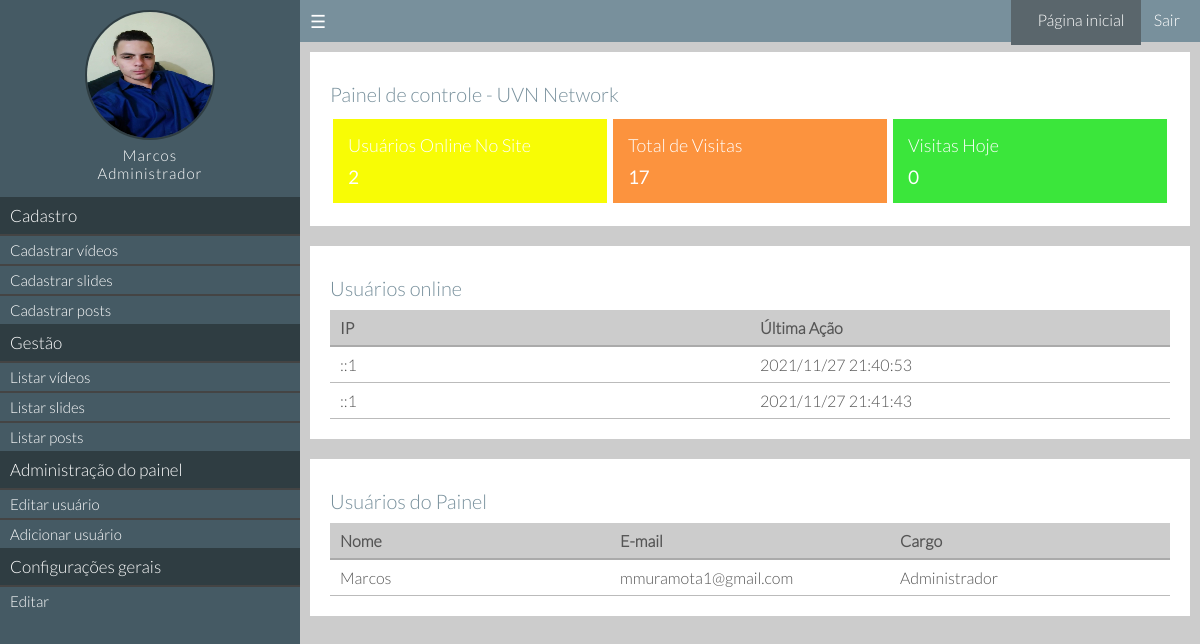
Screenshot of /painel/index.php (signed in) with the database file from the repository.
### tables this page shows
CREATE TABLE `tb_admin_online` (
  `id` int(11) NOT NULL,
  `ip` varchar(255) NOT NULL,
  `ultima_acao` datetime NOT NULL,
  `token` varchar(255) NOT NULL
);

### classes/mysql.php (called while the page is built)
<?php
    class MySql{
        private static $pdo;
        public static function conectar(){
            if(self::$pdo == null){
                try{
                    self::$pdo = new PDO('mysql:host='.HOST.';dbname='.DATABASE,USER,PASSWORD,array(PDO::MYSQL_ATTR_INIT_COMMAND =>  "SET NAMES utf8"));
                    self::$pdo->setAttribute(PDO::ATTR_ERRMODE,PDO::ERRMODE_EXCEPTION);
                }
                catch(Exception $e){
                    echo "erro ao conectar";
                }
             }
             return self::$pdo;
        }
    }
?>

### painel/pages/home.php (the view, shortened to what this page needs)
<?php $usuariosOnline = Painel::listarUsuariosOnline();
     $pegavisitasTotal = MySql::conectar()->prepare("SELECT * FROM `tb-admin_visitas`");
     $pegavisitasTotal->execute();
     $pegavisitasTotal = $pegavisitasTotal->rowCount();
     $date = date('Y-m-d');
     $pegavisitasHoje = MySql::conectar()->prepare("SELECT * FROM `tb-admin_visitas` WHERE dia = '$date'");
     $pegavisitasHoje->execute();
     $pegavisitasHoje = $pegavisitasHoje->rowCount();
     $usuariosPainel = MySql::conectar()->prepare("SELECT * FROM `tb_admin_users`");
     $usuariosPainel ->execute();
     $usuariosPainel  = $usuariosPainel ->fetchAll();
?>
        <div class="box-content  w100">
                <h2>Painel de controle -   <?php echo NOME_EMPRESA ?></h2>
                <div class="box-metricas">
                    <div class="box-metrica-single">
                        <div class="box-metrica-wraper">
                            <h2>Usuários Online No Site</h2>
                            <p><?php echo count($usuariosOnline)?></p>
                        </div>
                    </div>
                </div>
                <div class="box-metricas">
                    <div class="box-metrica-single">
                        <div class="box-metrica-wraper">
                            <h2>Total de Visitas</h2>
                             <p><?php echo $pegavisitasTotal?></p>
                        </div>
                    </div>
                </div>
                <div class="box-metricas">
                    <div class="box-metrica-single">
                        <div class="box-metrica-wraper">
                            <h2>Visitas Hoje</h2>
                             <p><?php echo $pegavisitasHoje?></p>
                        </div>
                    </div>
                </div>
        </div>
        <div class="box-content  w100 left">
        <h2>Usuários online</h2>
                <div class="table-reponsive">
                    <div class="row">
                        <div class="col">
                            <span>IP</span>
                        </div>
                        <div class="col">
                            <span>Última Ação</span>
                        </div>
                    </div>
                    <?php
                         foreach ($usuariosOnline as $key => $value) {
                   ?>
                    <div class="row">
                        <div class="col">
                            <span><?php echo $value['ip'];?></span>
                        </div>
                        <div class="col">
                            <span><?php echo date('Y/m/d H:i:s',strtotime($value['ultima_acao']));?></span>
                        </div>
                    </div>
                    <?php
                        }
                    ?>
            </div>
        </div>
        <div class="box-content  w100 left">
        <h2>Usuários do Painel</h2>
                <div class="table-reponsive">
                    <div class="row">
                        <div class="colP">
                            <span>Nome</span>
                        </div>
                        <div class="colP">
                            <span>E-mail</span>
                        </div>
                        <div class="colP">
                            <span>Cargo</span>
                        </div>
                    </div>
                    <?php
                         foreach ($usuariosPainel as $key => $value) {
                   ?>
                    <div class="row">
                        <div class="colP">
                            <span><?php echo $value['nome'];?></span>
                        </div>
                        <div class="colP">
                            <span><?php echo $value['email'];?></span>
                        </div>
                        <div class="colP">
                            <span><?php echo pegaCargo($value['cargo']);?></span>
                        </div>
                    </div>
                    <?php
                        }
                    ?>
            </div>
        </div>

### painel/index.php
<?php
include('../config.php');
if(Painel::logado() == false){
    include('entrar.php');
}else{
    include('main.php');
}
?>

### painel/main.php (shortened to what this page needs)
<!DOCTYPE html>
<html lang="en">
<head>
    <link rel="stylesheet" href="<?php echo INCLUDE_PATH_PAINEL; ?>css/style.css">
</head>
<body>
    <div class="menu">
        <div class="menu-wraper">
            <div class="box-usuario">
            <?php if($_SESSION['img'] == ''){?>
                <div class="avatar-usuario">
                </div>
            <?php }
            else{   ?>
                <div class="img-usuario">
                    <img src="<?php echo INCLUDE_PATH_PAINEL?>/uploads/<?php echo $_SESSION['img']; ?>">
                </div>
                <?php }?>
            </div>
            <div class="nome-usuario">
                <p><?php echo $_SESSION['nome'];  ?></p>
                <p><?php echo pegaCargo($_SESSION['cargo']);?></p>
            </div>
            <div class="itens-menu">
                <h2>Cadastro</h2>
                <a <?php selecionarMenu(' ')?> href="<?php echo INCLUDE_PATH_PAINEL?>cadastrar-video"><?php if(@$_GET['url'] == "cadastrar-video"){?><label>&#x0226B;</label><?php }?> Cadastrar vídeos</a>
                <a <?php selecionarMenu('cadastrar-slides')?> href="<?php echo INCLUDE_PATH_PAINEL?>cadastrar-slides"><?php if(@$_GET['url'] == "cadastrar-slides"){?><label>&#x0226B;</label><?php }?> Cadastrar slides</a>
                <a <?php selecionarMenu('cadastrar-posts')?> href="<?php echo INCLUDE_PATH_PAINEL?>cadastrar-posts"><?php if(@$_GET['url'] == "cadastrar-posts"){?><label>&#x0226B;</label><?php }?> Cadastrar posts</a>
                <h2>Gestão</h2>
                <a <?php selecionarMenu('listar-videos')?> href="<?php echo INCLUDE_PATH_PAINEL?>listar-videos"><?php if(@$_GET['url'] == "listar-videos"){?><label>&#x0226B;</label><?php }?> Listar vídeos</a>
                <a <?php selecionarMenu('listar-slides')?> href="<?php echo INCLUDE_PATH_PAINEL?>listar-slides"><?php if(@$_GET['url'] == "listar-slides"){?><label>&#x0226B;</label><?php }?> Listar slides</a>
                <a <?php selecionarMenu('listar-posts')?> href="<?php echo INCLUDE_PATH_PAINEL?>listar-posts"><?php if(@$_GET['url'] == "listar-posts"){?><label>&#x0226B;</label><?php }?> Listar posts</a>
                <h2>Administração do painel</h2>
                <a  href="<?php echo INCLUDE_PATH_PAINEL?>editar-usuario"> Editar usuário</a>
                <a  href="<?php echo INCLUDE_PATH_PAINEL?>adicionar-usuario"> Adicionar usuário</a>
                <h2>Configurações gerais</h2>
                <a <?php selecionarMenu('editar-site')?> href="<?php echo INCLUDE_PATH_PAINEL?>editar-site"><?php if(@$_GET['url'] == "editar-site"){?><label>&#x0226B;</label><?php }?> Editar</a>
            </div>
        </div>
    </div>
    <header>
        <div class="center">
            <label id="menu-btn">&#9776;</label>
            <div class="loggout">
                <a <?php if(@$_GET['url'] == ""){?>style="background-color:#5a666c;padding:16px;"<?php }?> href="<?php echo INCLUDE_PATH_PAINEL ?>"><span>Página inicial</span></a>
                <a href="<?php INCLUDE_PATH_PAINEL?>?loggout"><span>Sair</span></a>
            </div>
        </div>
    </header>
    <div class="content">
    <?php
        Painel::carregarPage();
    ?>
    </div>
</body>
</html>

### config.php (shortened to what this page needs)
<?php
	function pegaCargo($indece){
		return Painel::$cargo[$indece];
	}
	function selecionarMenu($par){
		$url = explode('/', @$_GET['url'])[0];
		if($url == $par){
			echo 'class="menu-active"';
		}
	}
	function verificaPermicao($permissao){
		if($_SESSION['cargo'] >= $permissao){
			return;
		}else{
			 echo 'style="display:none;"';
		}
	}
?>

### classes/painel.php (shortened to what this page needs)
<?php
class  Painel
{
    public static function logado(){
        if(isset($_SESSION['login'])){
            return true;
        }else{
            return false;
        }
    }
    public static function carregarPage(){
        if(isset($_GET['url'])){
            $url = explode('/',$_GET['url']);
            if(file_exists('pages/'.$url[0].'.php')){
                include('pages/'.$url[0].'.php');
            }else{
                header('Location:'.INCLUDE_PATH_PAINEL);
            }
        }else{
            include('pages/home.php');
        }
    }
    public static function listarUsuariosOnline(){
        self::limparUsuariosOnline();
        $sql = MySql::conectar()->prepare("SELECT * FROM `tb_admin_online`");
        $sql->execute();
        return $sql->fetchAll();
    }
    public static function limparUsuariosOnline(){
        $date = date('Y-m-d H:i:s');
        $sql = MySql::conectar()->prepare("DELETE FROM `tb_admin_online` WHERE ultima_acao < '$date' - INTERVAL 1 MINUTE");
        $sql->execute();
    }
}
?>

### painel/css/style.css (style rules this page uses)
* { margin: 0; padding: 0; box-sizing: border-box; font-family: "font-lato-light"; }
body,html { width: 100%; height: 100%; background-color: #ccc; }
.center { width: 100%; max-width: 1200px; margin: 0 auto; }
header { display: block; position: relative; left: 300px; padding: 10px 0; background-color: #78909c; width: calc(100% - 300px); transition: 800ms; transition-property: left,width; }
div.loggout { float: right; padding-right: 20px; }
div label { font-size: 18px; color: white; padding-left: 10px; }
div a span { font-size: 16px; color: white; margin-left: 10px; }
div a { text-decoration: none; }
div.menu { overflow-y: auto; overflow-x: hidden; background-color: #455a64; width: 300px; height: 100%; position: fixed; left: 0; top: 0; padding-top: 10px; transition-duration: 1000ms; transition-property: left,width,padding; }
div.menu .menu-wraper { width: 300px; }
div.box-usuario { text-align: center; }
div.img-usuario { display: inline-block; width: 130px; height: 130px; text-align: left; border-radius: 50%; border: solid 2px #2f3d42; }
div.img-usuario img { width: 100%; height: 100%; border-radius: 50%; }
div.nome-usuario { text-align: center; margin-top: 5px; }
.nome-usuario p { color: white; font-size: 15px; letter-spacing: 1px; }
.itens-menu { margin-top: 15px; }
.itens-menu h2 { font-size: 17px; background-color: #2f3d42; padding: 8px 10px; color: white; font-weight: normal; border-top: 2px #444; }
.itens-menu a { display: block; text-decoration: none; padding: 5px 10px; color: white; font-size: 15px; font-weight: lighter; border-top: solid 2px #444; }
div.content { width: calc(100% - 300px); position: relative; left: 300px; padding: 10px; transition: 1s; transition-property: left,width; }
.box-content { background-color: #fff; padding: 20px; margin-bottom: 20px; }
.w100 { width: 100%; }
.left { float: left; }
.box-content h2 { font-size: 20px; font-weight: normal; padding-top: 10px; color: #78909c; }
.box-content .box-metricas { width: 33.33%; float: left; border: solid 3px #fff; padding:15px; margin-top: 10px; }
.box-metricas h2 { color: white; font-size: 18px; padding: 0; padding-bottom: 10px; }
.box-metricas p { font-size: 18px; color: white; font-weight: bold; }
.box-content .box-metricas:nth-of-type(1) { background-color: rgb(248, 252, 5); }
.box-content .box-metricas:nth-of-type(2) { background-color: rgb(252, 147, 62); }
.box-content .box-metricas:nth-of-type(3) { background-color: rgb(59, 230, 59); }
.box-content .table-reponsive { margin-top: 10px; }
.box-content .col, .box-content .colP { float: left; width: 50%; padding-left: 10px; }
.box-content .colP { width: 33.33%; }
.box-content .row { padding: 8px 0; color: #555; border-bottom: solid 1px #bbb; }
.box-content .row:nth-of-type(1) { border-bottom: solid 2px #aaa; font-weight: bold; background-color: #ccc; }

### rows the page displays
tb_admin_online: ip "::1", ultima_acao "2021/11/27 21:40:53"
tb_admin_online: ip "::1", ultima_acao "2021/11/27 21:41:43"

### other values shown
$_SESSION['nome'] "Marcos"
pegaCargo($_SESSION['cargo']) "Administrador"
NOME_EMPRESA "UVN Network"
count($usuariosOnline) "2"
$pegavisitasTotal "17"
$pegavisitasHoje "0"
$value['nome'] "Marcos"
$value['email'] "mmuramota1@gmail.com"
pegaCargo($value['cargo']) "Administrador"
